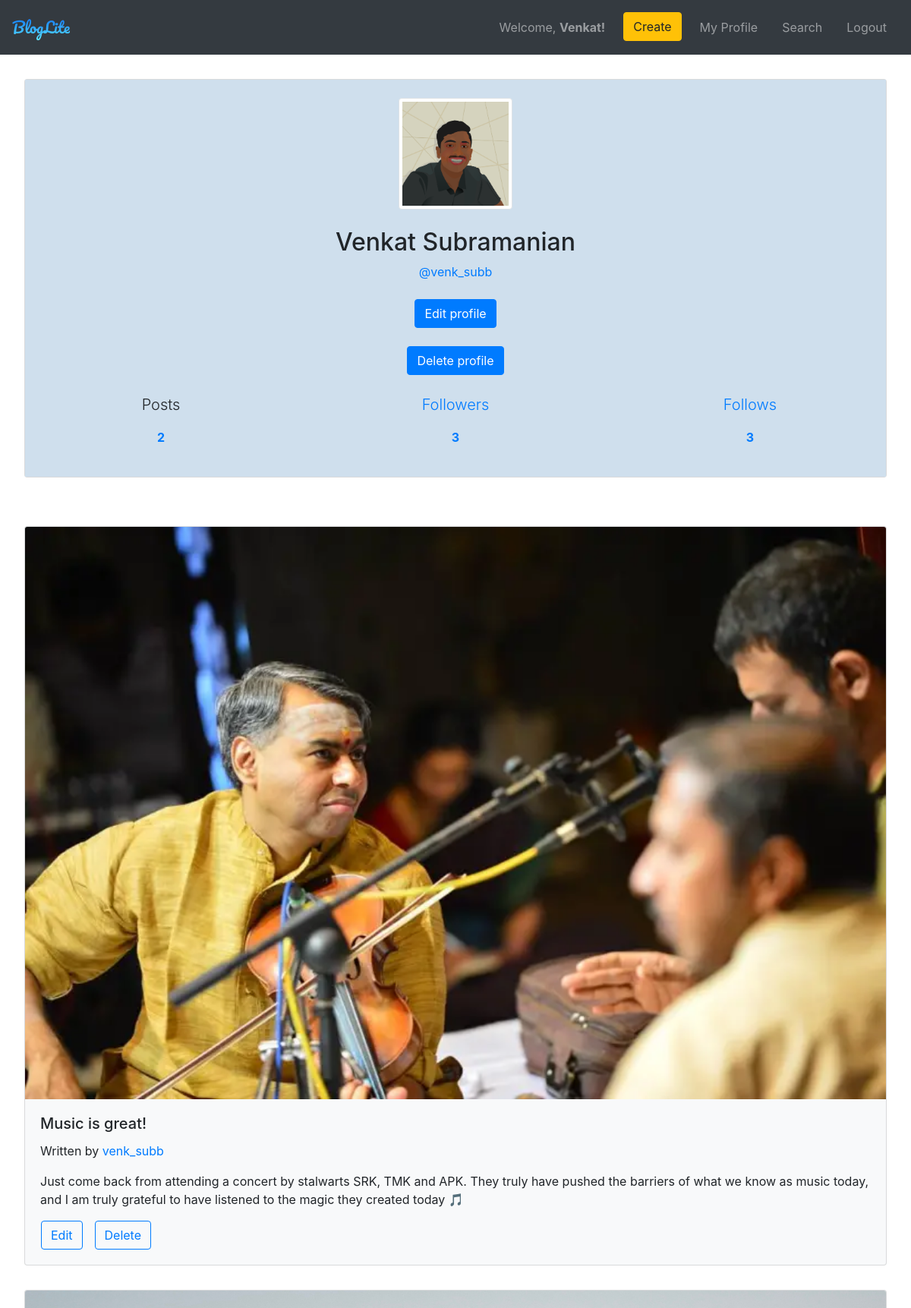
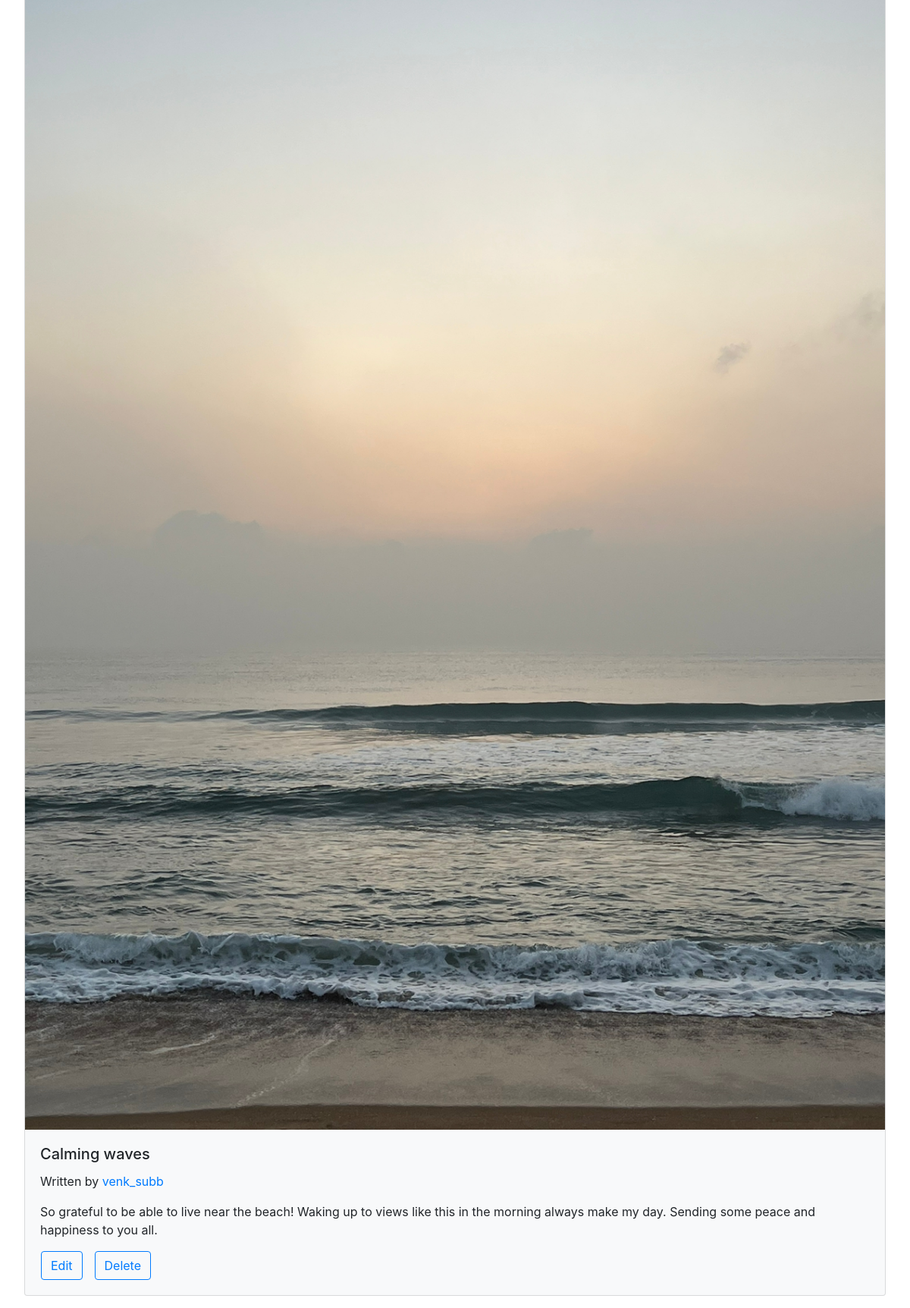
/my_profile (signed in), run on the app's committed database (2 pictures, top to bottom).
### app.py (models this page shows)
class User(db.Model, UserMixin):
    id = db.Column(db.Integer, primary_key=True, autoincrement = True)
    username = db.Column(db.String(20), nullable=False, unique=True)
    password = db.Column(db.String(80), nullable=False)
    firstname = db.Column(db.String(20), nullable=False)
    lastname = db.Column(db.String(20), nullable=False)
    image_file = db.Column(db.Text, unique=True, nullable=False)

class Article(db.Model, UserMixin):
    id = db.Column(db.Integer, primary_key=True, autoincrement = True)
    title = db.Column(db.String(100), nullable=False)
    content = db.Column(db.Text, nullable=False)
    date_posted = db.Column(db.DateTime, nullable=False, default=datetime.datetime.now())
    user_id = db.Column(db.Integer, db.ForeignKey('user.id'), nullable=False)
    image_file = db.Column(db.Text, unique=True, nullable=False)
    like_count = db.Column(db.Integer, nullable=False, default=0)
    authors = db.relationship("User", secondary = "article_authors")

### app.py (the view)
@app.route('/my_profile', methods=['GET', 'POST'])
@login_required
def my_profile():
    if request.method == "GET":
        articles = Article.query.filter(Article.authors.any(username=current_user.username))
        post_count = Article.query.filter(Article.authors.any(username=current_user.username)).count()
        following_count = Follow.query.filter_by(followed_by_id = current_user.id).count()
        follower_count = Follow.query.filter_by(followed_id = current_user.id).count()
        return render_template('my_profile.html', articles=articles, user = current_user,  post_count = post_count, following_count = following_count, follower_count = follower_count)

### app.py (called while the page is built)
@login_manager.user_loader
def load_user(user_id):
    return User.query.get(int(user_id))

### templates/my_profile.html (shortened to what this page needs)
<!DOCTYPE html>
<html lang="en">
<head>
    <link rel="stylesheet" href="https://cdn.jsdelivr.net/npm/bootstrap@4.0.0/dist/css/bootstrap.min.css">
    <link type="text/css" rel="stylesheet" href="../static/styles/my_profile.css">
</head>
{%extends "layout.html" %}
{% block body %}
<body>
    <section class="profile-header">
            <div class="card bg-light">
                <div class="flex-row" style="background-color: rgb(207, 223, 237);">
                <div class="row justify-content-center">
                    <div class="col text-center">
                        <br><img src="../static/images/{{ user['image_file'] }}" class="img-thumbnail mx-auto d-block" style="width: 150px;"><br>
                        <h2>{{ user["firstname"] }} {{ user["lastname"] }} </h2>
                        <div class="text-primary">@{{ user["username"] }}</div><br>
                        <a class="btn btn-primary" href="/my_profile/edit">Edit profile</a><br><br>
                        <a class="btn btn-primary text-white" id="deleteProfileButton">Delete profile</a><br><br>
                            <div class="row text-center">
                                <div class="col-sm"><p class="lead">Posts</p></div>
                                <div class="col-sm"><a class="lead" href="/my_profile/my_followers">Followers</a></div>
                                <div class="col-sm"><a class="lead" href="/my_profile/my_following">Follows</a></div>
                            </div>
                            <div class="row text-center">
                                <div class="col-sm"><p class="font-weight-bold text-primary">{{ post_count }}</p></div>
                                <div class="col-sm"><a class="font-weight-bold text-primary">{{ follower_count}}</a></div>
                                <div class="col-sm"><p class="font-weight-bold text-primary">{{ following_count}}</p></div>
                            </div><br>
                    </div>
                </div>
            </div>
            </div>
    </section>
    <section class="posts">
        <div class="row justify-content-center">
            <div class="col">
              {% for article in articles %}
              <div class="card bg-light mb-3">
                  <img class="card-img-top" src="../static/images/{{ article['image_file']}}">
                  <div class="card-body">
                      <h5 class="card-title">{{article["title"]}}</h5>
                      {% for author in article["authors"] %}
                      <p class="blog-post-meta">Written by <a href="/user/{{author['username']}}">{{ author["username"] }}</a></p>
                      {% endfor %}
                      <p class="card-text">{{article['content']}}</p>
                      <div class="row">
                        <a class="btn btn-outline-primary ml-3" href="/blog/edit/{{ article['id']}}" >Edit</a>
                        <a id="deleteBlogButton" class="delete-button btn btn-outline-primary ml-3 text-primary">Delete</a>
                      </div>
                  </div>
              </div>
              {% endfor %}
          </div>
    </section>
</body>
{% endblock %}

### templates/layout.html (shortened to what this page needs)
<!DOCTYPE html>
<html lang="en">
<head>
    <link rel="stylesheet" href="https://cdn.jsdelivr.net/npm/bootstrap@4.0.0/dist/css/bootstrap.min.css">
    <link type="text/css" rel="stylesheet" href="../static/styles/layout.css">
</head>
<body class>
    <header>
        <nav class="navbar navbar-expand-lg navbar-dark bg-dark">
            <a class="navbar-brand mb-0 h1" href="{{url_for('dashboard')}}">BlogLite</a>
            <ul class="navbar-nav ml-auto">
                <li class="nav-item">
                    <span class="navbar-text" style="padding-right: 0.5rem">Welcome, <b>{{ current_user['firstname'] }}!</b></span>
                </li>
                <li class="nav-item">
                    <a class="btn btn-warning my-2 my-sm-0" href="{{url_for('add_blog')}}">Create</a>
                </li>
                <li class="nav-item">
                    <a class="nav-link" href="{{url_for('my_profile')}}">My Profile</a>
                </li>
                <li class="nav-item">
                    <a class="nav-link" href="{{url_for('search')}}">Search</a>
                </li>
                <li class="nav-item">
                    <a class="nav-link" href="{{url_for('logout')}}">Logout</a>
                </li>
            </ul>
        </nav>
    </header>
    {% block body %}
    {% endblock %}
</body>
</html>

### static/styles/my_profile.css (style rules this page uses)
.card { margin:2rem; }

### static/styles/layout.css (style rules this page uses)
html, body { height: 100%; }
.navbar-brand { font-family: 'Pacifico', cursive; background: -webkit-linear-gradient(#0061ff, #60efff); -webkit-background-clip: text; -webkit-text-fill-color: transparent; }
.nav-item { padding:0.5rem; }

### data on the page
User: firstname "Venkat", image_file (picture), lastname "Subramanian", username "venk_subb"
Article: image_file (picture), title "Music is great!", content "Just come back from attending a concert by stalwarts SRK, TMK and APK. They truly have pushed the barriers of what we know as music today, and I am truly grateful to have listened to the magic they created today 🎵"
Article: image_file (picture), title "Calming waves", content "So grateful to be able to live near the beach! Waking up to views like this in the morning always make my day. Sending some peace and happiness to you all."

### other printed values
{{ post_count }} "2"
{{ follower_count }} "3"
{{ following_count }} "3"
